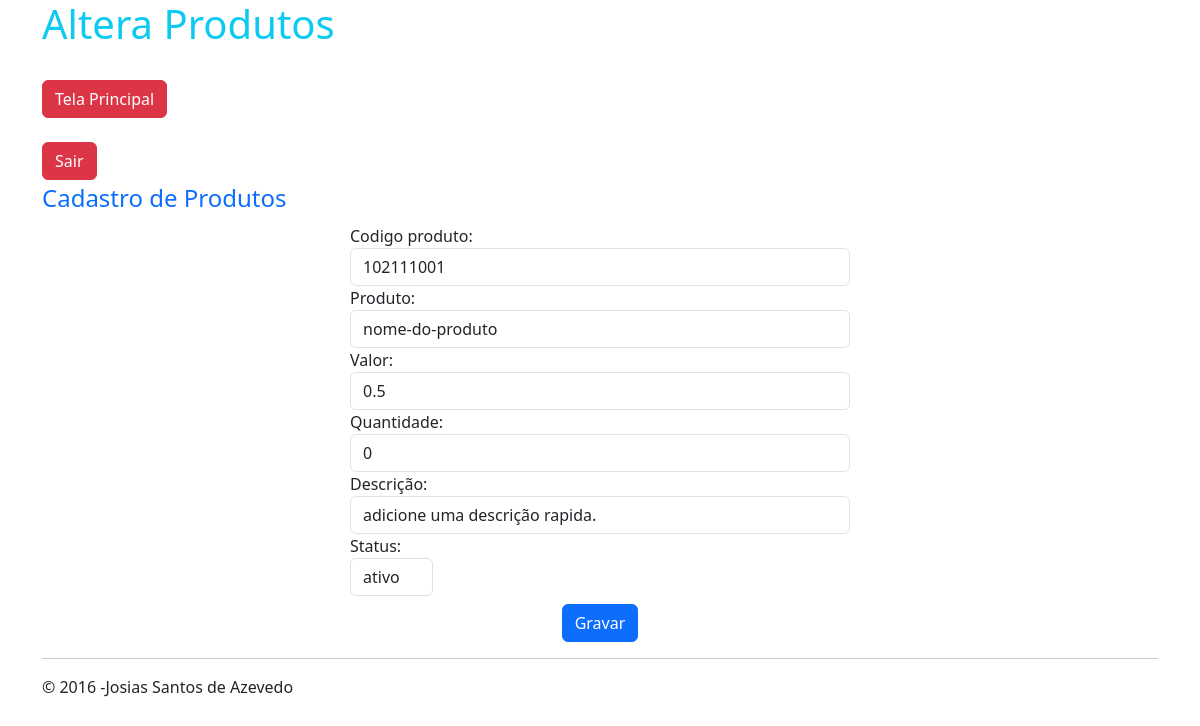
The app's page /produtos/alterar.php?id_produto=12 (signed in), older data.
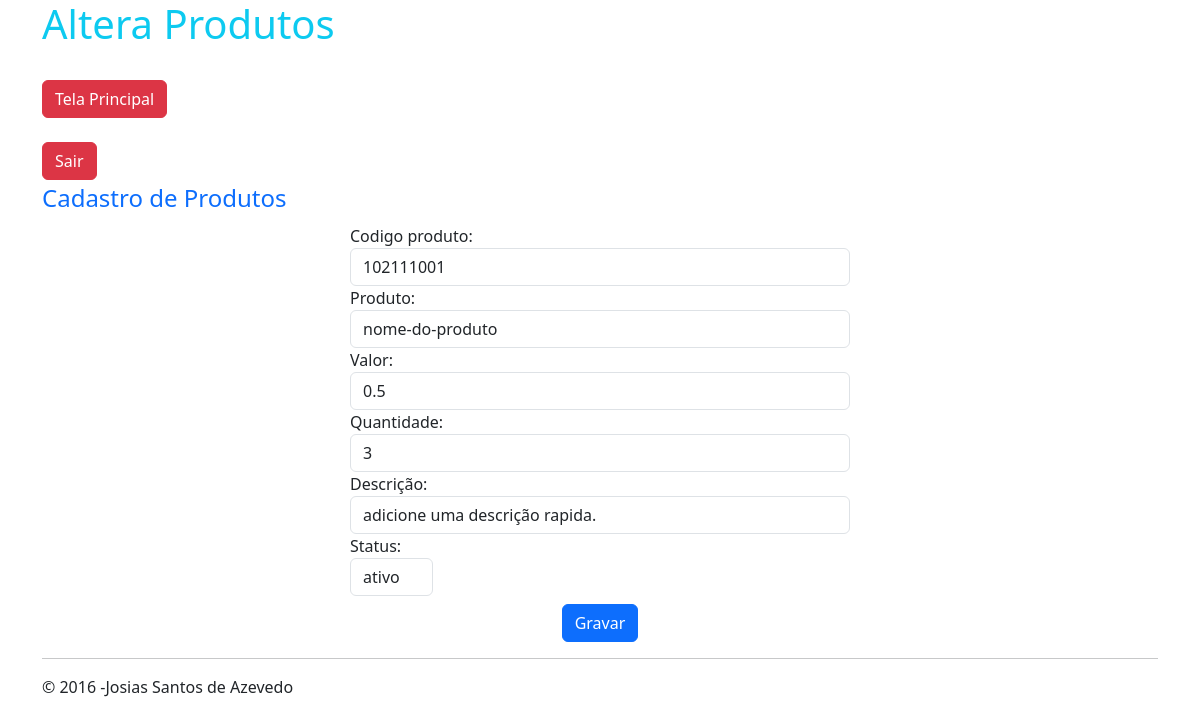
The same page, newer data.
### tables this page shows
CREATE TABLE `produtos` (
  `id_produto` int(11) NOT NULL,
  `cod_prod` bigint(25) NOT NULL,
  `produto` varchar(100) NOT NULL,
  `quantidade` double(10,2) NOT NULL,
  `valor` double(10,2) NOT NULL,
  `descricao` varchar(150) NOT NULL,
  `status` int(1) NOT NULL
);

### produtos/alterar.php (the view, shortened to what this page needs)
	<?php
require_once ('../database.php');
$id = $_GET['id_produto'];
$sql= 'SELECT * FROM produtos WHERE id_produto= ?';
$consulta = $conexao->prepare($sql);
$consulta->execute(array($id));
$dado = $consulta->fetch(PDO::FETCH_ASSOC);
?>
<!DOCTYPE html>
<html lang="pt-br">
<head>
    <link href="https://cdn.jsdelivr.net/npm/bootstrap@5.3.3/dist/css/bootstrap.min.css" rel="stylesheet">
</head>
<body>
			<div class="container">
			<h1 class="text-info"> Altera Produtos</h1>
            <div align="left" class="form-group">
            <a class="btn btn-danger" href="../tela_principal.php">Tela Principal</a> </br></br>
<a href="../sair.php" class="btn btn-danger">Sair</a>
</div>
			<form class="form-horizontal" action= "alterar.php" method="post">
				<fieldset>
					<legend class="text-primary">Cadastro de Produtos</legend>
					<div class="form-group" style="max-width: 500px;margin: auto;" >
						<label class="col-md-4 control-label" >Codigo produto: </label>
						<div>
							<input type = "text" name="cod_prod" value="<?php echo $dado['cod_prod']; ?>" class="form-control input-md"/>
						</div>
					</div>
					<div class="form-group" style="max-width: 500px;margin: auto;" >
						<label class="col-md-4 control-label" >Produto: </label>
						<div>
							<input type = "text" name="produto" value="<?php echo $dado['produto']; ?>" class="form-control input-md"/>
						</div>
					</div>
					<div class="form-group" style="max-width: 500px;margin: auto;" >
						<label class="col-md-4 control-label">Valor: </label>
						<div>
							<input type = "text" name="valor" value="<?php echo $dado['valor']; ?>"  class="form-control input-md"/>
						</div>
					</div>
                                        <div class="form-group" style="max-width: 500px;margin: auto;" >
						<label class="col-md-4 control-label">Quantidade: </label>
						<div>
							<input type = "text" name="quantidade" class="form-control input-md" value="<?php echo $dado['quantidade']; ?>"  />
						</div>
					</div>
					<div class="form-group" style="max-width: 500px;margin: auto;" >
						<label class="col-md-4 control-label" >Descrição: </label>
						<div>
							<input type = "text" name="descricao" value="<?php echo $dado['descricao']; ?>"  class="form-control input-md"/>
						</div>
					</div>
                                        <div class="form-group" style="max-width: 500px;margin: auto;" >
						<label class="col-md-4 control-label" >Status: </label>
						<div class="col-sm-2">
							<select name="status" class="form-control">
                                                        <option value="1">ativo</option>
                                                    </select>
                                                </div>
					</div>
					<div class="form-group text-center mt-2">
						<div>
							<button type=submit class="btn btn-primary ">Gravar </button>
						</div>
					</div>
				</fieldset>
			</form>
		<hr/>
		<div class= "foot well">
		<P>&copy; 2016 -Josias Santos de Azevedo </P>
		</div>
</div>
</body>
</html>

Row changes from the older to the newer data that the page shows:
changed produtos "nome-do-produto": quantidade "0" → "3"
